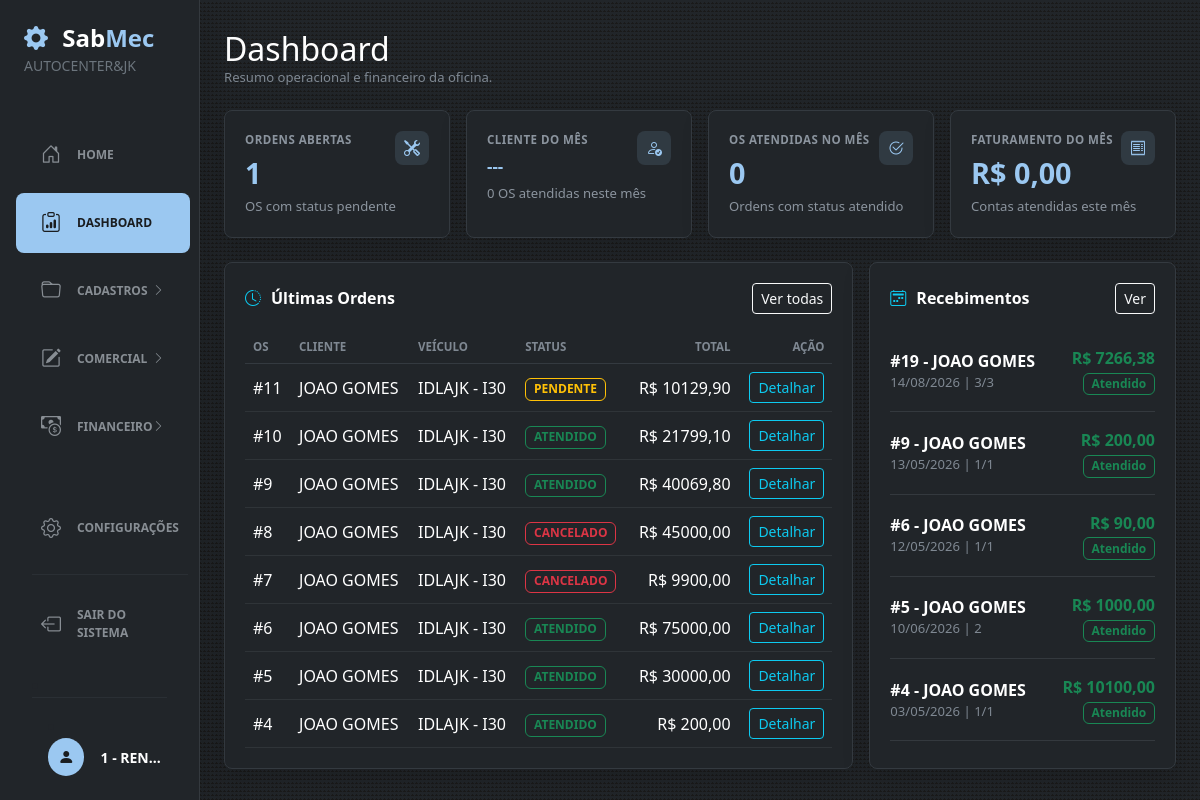
/dashboard (signed in), run on an earlier commit of the app's database.
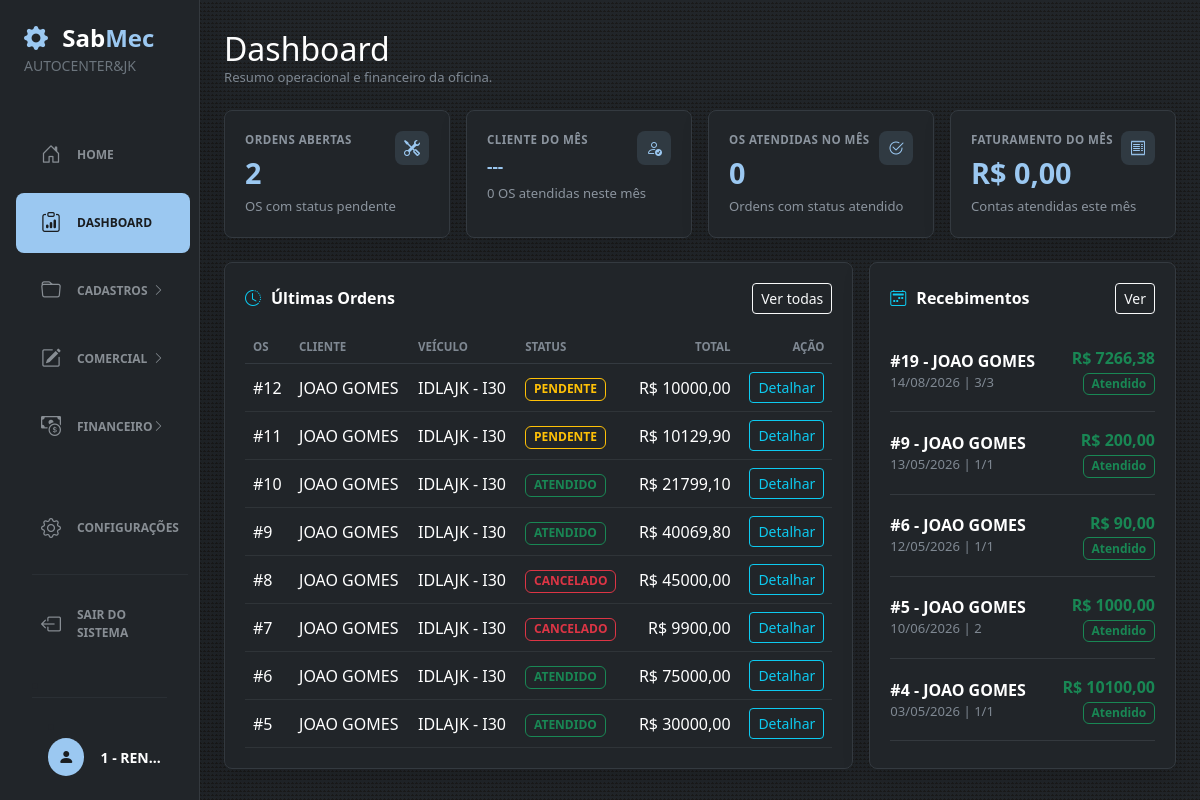
And on a later commit of the database.
### sabmec/models/ordem_servico.py (models this page shows)
class OrdemServico(db.Model):
    __tablename__ = "ordens_servico"
    id = db.Column(db.Integer, primary_key=True)
    cliente_id = db.Column(db.Integer, db.ForeignKey("pessoas.id"), nullable=False)
    veiculo_id = db.Column(db.Integer, db.ForeignKey("veiculos.id"), nullable=False)
    data_abertura = db.Column(db.DateTime, default=datetime.utcnow, nullable=False)
    data_previsao = db.Column(db.Date)
    data_fechamento = db.Column(db.DateTime)
    status_id = db.Column(db.Integer, db.ForeignKey("status.id"), default=1, nullable=False)
    km = db.Column(db.Integer)
    relato_cliente = db.Column(db.Text)
    diagnostico = db.Column(db.Text)
    observacao = db.Column(db.Text)
    subtotal_produtos = db.Column(db.Numeric(10, 2), default=0, nullable=False)
    subtotal_servicos = db.Column(db.Numeric(10, 2), default=0, nullable=False)
    desconto = db.Column(db.Numeric(10, 2), default=0, nullable=False)
    acrescimo = db.Column(db.Numeric(10, 2), default=0, nullable=False)
    total = db.Column(db.Numeric(10, 2), default=0, nullable=False)
    __table_args__ = (
        CheckConstraint("subtotal_produtos >= 0", name="ck_os_subtotal_produtos_nao_negativo"),
        CheckConstraint("subtotal_servicos >= 0", name="ck_os_subtotal_servicos_nao_negativo"),
        CheckConstraint("desconto >= 0", name="ck_os_desconto_nao_negativo"),
        CheckConstraint("acrescimo >= 0", name="ck_os_acrescimo_nao_negativo"),
        CheckConstraint("total >= 0", name="ck_os_total_maior_ou_igual_a_zero"),
        Index("ix_os_cliente_id", "cliente_id"),
        Index("ix_os_veiculo_id", "veiculo_id"),
        Index("ix_os_status_id", "status_id"),
        Index("ix_os_data_abertura", "data_abertura"),
        Index("ix_os_cliente_status", "cliente_id", "status_id"),
        Index("ix_os_veiculo_status", "veiculo_id", "status_id"),
        Index("ix_os_status_data_abertura", "status_id", "data_abertura"),
    )
    cliente = db.relationship("Pessoa")
    veiculo = db.relationship("Veiculo")
    itens = db.relationship(
        "OrdemServicoItem",
        back_populates="ordem_servico",
        cascade="all, delete-orphan",
    )
    pagamento = db.relationship(
        "OrdemServicoPagamento",
        back_populates="ordem_servico",
        uselist=False,
        cascade="all, delete-orphan",
    )
    status = db.relationship("Status")

### sabmec/models/pessoas.py (models this page shows)
class Pessoa(db.Model):
    __tablename__ = "pessoas"
    id = db.Column(db.Integer, primary_key=True)
    nome = db.Column(db.String(150), nullable=False)
    nome_fantasia = db.Column(db.String(150))
    documento_fiscal = db.Column(db.String)
    ie_rg = db.Column(db.String)
    entidade = db.Column(db.Enum('PF', 'PJ', name='entidade_enum'), nullable=False)
    ativo = db.Column(db.Boolean, default=True)
    eh_cliente = db.Column(db.Boolean)
    eh_usuario = db.Column(db.Boolean)
    eh_fornecedor = db.Column(db.Boolean)
    cliente = db.relationship("PessoaCliente", back_populates="pessoa", uselist=False)
    contatos = db.relationship("PessoaContato", back_populates="pessoa", cascade="all, delete-orphan")
    usuario = db.relationship("PessoaUsuario", back_populates="pessoa", uselist=False)
    fornecedor = db.relationship("PessoaFornecedor", back_populates="pessoa", uselist=False)
    enderecos = db.relationship("PessoaEndereco", back_populates="pessoa", cascade="all, delete-orphan")
    veiculos = db.relationship(
    "Veiculo",
    back_populates="pessoa",
    cascade="all, delete-orphan",
    )
    filial = db.relationship("PessoaFilial", back_populates="pessoa", uselist=False)

### sabmec/models/veiculos.py (models this page shows)
class Veiculo(db.Model):
    __tablename__ = "veiculos"
    id = db.Column(db.Integer, primary_key=True)
    pessoa_id = db.Column(
        db.Integer,
        db.ForeignKey("pessoas.id"),
        nullable=False,
    )
    placa = db.Column(db.String(10), nullable=False, unique=True)
    marca = db.Column(db.String(60), nullable=False)
    modelo = db.Column(db.String(100), nullable=False)
    ano_fabricacao = db.Column(db.Integer)
    ano_modelo = db.Column(db.Integer)
    cor = db.Column(db.String(50))
    chassi = db.Column(db.String(30))
    renavam = db.Column(db.String(20))
    observacao = db.Column(db.Text)
    ativo = db.Column(db.Boolean, default=True)
    pessoa = db.relationship("Pessoa", back_populates="veiculos")

### sabmec/models/tipos.py (models this page shows)
class Status(db.Model):
    __tablename__ = 'status'
    id = db.Column(db.Integer, primary_key=True)
    situacao = db.Column(db.String(25), nullable=False, unique=True)

### sabmec/models/contas_receber.py (models this page shows, shortened)
class ContaReceber(db.Model):
    __tablename__ = "contas_receber"
    id = db.Column(db.Integer, primary_key=True)
    cliente_id = db.Column(
        db.Integer,
        db.ForeignKey("pessoas.id"),
        nullable=False,
        index=True,
    )
    status_id = db.Column(
        db.Integer,
        db.ForeignKey("status.id"),
        nullable=False,
        index=True,
    )
    origem = db.Column(db.String(30), nullable=False, index=True)
    referencia_id = db.Column(db.Integer, index=True)
    descricao = db.Column(db.String(255), nullable=False)
    parcela = db.Column(db.String(20))
    valor = db.Column(db.Numeric(10, 2), nullable=False)
    vencimento = db.Column(db.Date, nullable=False, index=True)
    observacao = db.Column(db.Text)
    criado_em = db.Column(
        db.DateTime,
        default=datetime.utcnow,
        nullable=False,
    )
    cliente = db.relationship("Pessoa")
    status = db.relationship("Status")
    baixas = db.relationship(
        "ContaReceberBaixa",
        back_populates="conta_receber",
        cascade="all, delete-orphan",
    )
    __table_args__ = (
        db.Index("idx_contas_receber_origem_ref", "origem", "referencia_id"),
        db.Index("idx_contas_receber_status_vencimento", "status_id", "vencimento"),
        db.Index("idx_contas_receber_cliente_status", "cliente_id", "status_id"),
    )
    @property
    def status_situacao(self):
        return self.status.situacao if self.status else None

### sabmec/routes/main/home.py (the view)
@main_bp.route("/dashboard")
@login_required
def dashboard():
    from sabmec import db
    status_pendente = buscar_status("PENDENTE")
    status_atendido = buscar_status("ATENDIDO")
    status_cancelado = buscar_status("CANCELADO")
    mes_inicio = inicio_mes()
    hoje = dia_hoje()
    ordens_abertas = 0
    ordens_fechadas_mes = 0
    faturamento_mes = Decimal("0")
    cliente_top_nome = "---"
    cliente_top_total = 0
    if status_pendente:
        ordens_abertas = OrdemServico.query.filter(
            OrdemServico.status_id == status_pendente.id
        ).count()
    if status_atendido:
        ordens_fechadas_mes = OrdemServico.query.filter(
            OrdemServico.status_id == status_atendido.id,
            OrdemServico.data_abertura >= mes_inicio,
        ).count()
    faturamento_mes = (
        db.session.query(func.coalesce(func.sum(ContaReceberBaixa.valor_pago), 0))
        .join(ContaReceber, ContaReceberBaixa.conta_receber_id == ContaReceber.id)
        .filter(
            ContaReceberBaixa.data_pagamento >= mes_inicio,
            ContaReceberBaixa.data_pagamento <= hoje,
            ContaReceber.status_id == 2
        )
        .scalar()
    ) or Decimal("0")
    cliente_top = (
        OrdemServico.query
        .join(Pessoa, OrdemServico.cliente_id == Pessoa.id)
        .filter(OrdemServico.data_abertura >= mes_inicio,
                OrdemServico.status_id.in_([1, 2])
                )
        .with_entities(
            Pessoa.nome,
            func.count(OrdemServico.id).label("total_os"),
        )
        .group_by(Pessoa.id, Pessoa.nome)
        .order_by(desc("total_os"))
        .first()
    )
    if cliente_top:
        cliente_top_nome = cliente_top.nome
        cliente_top_total = cliente_top.total_os
    ultimas_ordens = (
        OrdemServico.query
        .order_by(OrdemServico.id.desc())
        .limit(8)
        .all()
    )
    contas_vencendo = (
    ContaReceber.query
    .filter(ContaReceber.status_id == 2)
    .order_by(ContaReceber.id.desc())
    .limit(6)
    .all()
    )
    return render_template(
        "main/dashboard.html",
        ordens_abertas=ordens_abertas,
        cliente_top_nome=cliente_top_nome,
        cliente_top_total=cliente_top_total,
        ordens_fechadas_mes=ordens_fechadas_mes,
        faturamento_mes=faturamento_mes,
        ultimas_ordens=ultimas_ordens,
        contas_vencendo=contas_vencendo,
        status_cancelado=status_cancelado,
    )

### sabmec/__init__.py (called while the page is built)
@login_manager.user_loader
def load_usuario(id_usuario):
    return PessoaUsuario.query.get(int(id_usuario))

@app.context_processor
def inject_empresa_sidebar():
    filial = PessoaFilial.query.first()
    empresa = None
    if filial:
        empresa = Pessoa.query.get(
            filial.pessoa_id
        )
    return dict(
        empresa_sidebar=empresa
    )

### sabmec/routes/main/home.py (called while the page is built)
def buscar_status(nome):
    return Status.query.filter(Status.situacao.ilike(nome)).first()

def inicio_mes():
    hoje = date.today()
    return datetime(hoje.year, hoje.month, 1)

def dia_hoje():
    hoje = datetime.now()
    return hoje

### sabmec/templates/main/dashboard.html (shortened to what the changed rows need)
{% extends 'bases/base.html' %}
{% block body %}
<div class="container-fluid dashboard-container">
    <div class="dashboard-title">
        <h2 class="text-white m-0">Dashboard</h2>
    </div>
    <div class="row g-3">
        <div class="col-md-3">
            <div class="dash-card">
                <div class="d-flex justify-content-between align-items-start">
                    <div>
                        <div class="dash-label">Ordens Abertas</div>
                        <div class="dash-value">{{ ordens_abertas }}</div>
                    </div>
                </div>
            </div>
        </div>
    </div>
    <div class="row g-3 mt-2">
        <div class="col-lg-8">
            <div class="dash-card">
                <div class="table-responsive">
                    <table class="table table-dark table-hover align-middle dash-table mb-0">
                        <thead>
                            <tr>
                                <th>OS</th>
                                <th>Cliente</th>
                                <th>Veículo</th>
                                <th>Status</th>
                                <th class="text-end">Total</th>
                                <th class="text-end">Ação</th>
                            </tr>
                        </thead>
                        <tbody>
                            {% for ordem in ultimas_ordens %}
                                {% set situacao = ordem.status.situacao|trim|lower if ordem.status else '' %}
                                <tr>
                                    <td>#{{ ordem.id }}</td>
                                    <td>{{ ordem.cliente.nome if ordem.cliente else '---' }}</td>
                                    <td>
                                        {% if ordem.veiculo %}
                                            {{ ordem.veiculo.placa }} - {{ ordem.veiculo.modelo }}
                                        {% else %}
                                            ---
                                        {% endif %}
                                    </td>
                                    <td>
                                        {% if situacao == 'pendente' %}
                                            <span class="badge border border-warning text-warning">{{ ordem.status.situacao }}</span>
                                        {% elif situacao == 'atendido' or situacao == 'atendida' %}
                                            <span class="badge border border-success text-success">{{ ordem.status.situacao }}</span>
                                        {% elif situacao == 'cancelado' or situacao == 'cancelada' %}
                                            <span class="badge border border-danger text-danger">{{ ordem.status.situacao }}</span>
                                        {% else %}
                                            <span class="badge border border-secondary text-secondary">{{ ordem.status.situacao if ordem.status else '---' }}</span>
                                        {% endif %}
                                    </td>
                                    <td class="text-end">
                                        R$ {{ "%.2f"|format(ordem.total or 0)|replace(".", ",") }}
                                    </td>
                                    <td class="text-end">
                                        <a href="{{ url_for('os.os_detalhar', id=ordem.id) }}" class="btn btn-sm btn-outline-info">
                                            Detalhar
                                        </a>
                                    </td>
                                </tr>
                            {% else %}
                                <tr>
                                    <td colspan="6" class="text-center text-secondary py-4">
                                        Nenhuma ordem encontrada.
                                    </td>
                                </tr>
                            {% endfor %}
                        </tbody>
                    </table>
                </div>
            </div>
        </div>
        <div class="col-lg-4">
            <div class="dash-card">
                {% for conta in contas_vencendo %}
                    {% set situacao_conta = conta.status_situacao|trim|lower if conta.status_situacao else '' %}
                    {% set conta_cancelada = situacao_conta == 'cancelado' or situacao_conta == 'cancelada' %}
                    {% set conta_atendida = situacao_conta == 'atendido' or situacao_conta == 'atendida' or situacao_conta == 'pago' or situacao_conta == 'paga' %}
                    {% if not conta_cancelada %}
                        <div class="d-flex justify-content-between align-items-center py-3 border-bottom border-secondary border-opacity-25">
                            <div>
                                <div class="text-white fw-semibold">
                                    #{{ conta.id }} - {{ conta.cliente.nome if conta.cliente else '---' }}
                                </div>
                                <div class="muted-line">
                                    {{ conta.vencimento.strftime('%d/%m/%Y') if conta.vencimento else '---' }}
                                    {% if conta.parcela %}
                                        | {{ conta.parcela }}
                                    {% endif %}
                                </div>
                            </div>
                            <div class="text-end">
                                <div class="{{ 'text-success' if conta_atendida else 'text-warning' }} fw-bold">
                                    {% if conta_atendida %}
                                        R$ {{ "%.2f"|format(conta.valor or 0)|replace(".", ",") }}
                                    {% else %}
                                        R$ {{ "%.2f"|format(conta.valor_restante or 0)|replace(".", ",") }}
                                    {% endif %}
                                </div>
                                {% if situacao_conta == 'pendente' %}
                                    <span class="badge border border-warning text-warning">Pendente</span>
                                {% elif conta_atendida %}
                                    <span class="badge border border-success text-success">Atendido</span>
                                {% else %}
                                    <span class="badge border border-secondary text-secondary">{{ conta.status_situacao or '---' }}</span>
                                {% endif %}
                            </div>
                        </div>
                    {% endif %}
                {% else %}
                    <div class="text-center text-secondary py-4">
                        Nenhum recebimento encontrado.
                    </div>
                {% endfor %}
            </div>
        </div>
    </div>
</div>
{% endblock %}

What changed in the data, as far as the page shows it:
no longer on this page (row unchanged): OrdemServico: id "4", cliente "JOAO GOMES", veiculo.placa "IDLAJK", veiculo.modelo "I30", status.situacao "ATENDIDO", total "200,00"
added OrdemServico: id "12", cliente "JOAO GOMES", veiculo.placa "IDLAJK", veiculo.modelo "I30", status.situacao "PENDENTE", total "10000,00"
Also different on the page:
{{ ordens_abertas }}: "1" → "2"
